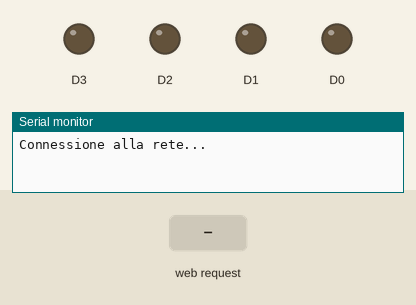
Recording of a sketch running on a simulated ESP8266 (NodeMCU). Parts: output pins drawn as LEDs (lit = HIGH), the last lines printed to the serial monitor. The inputs (shaded band) are chosen by the test bench. WiFi joins after 1.5 s; servers stay silent unless stated.

Above: at 2.2 s.
2.3 s: HTTP request GET /?led1=on received
At 3.3 s:
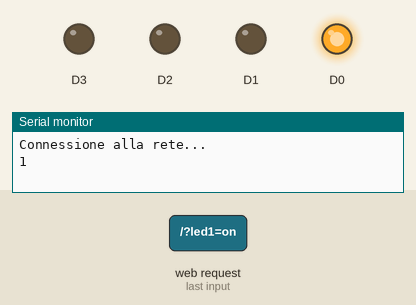
3.8 s: HTTP request GET /?led2=on received
At 4.5 s:
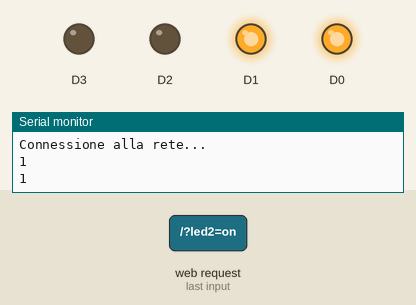
5.3 s: HTTP request GET /?led1=off received
At 5.6 s:
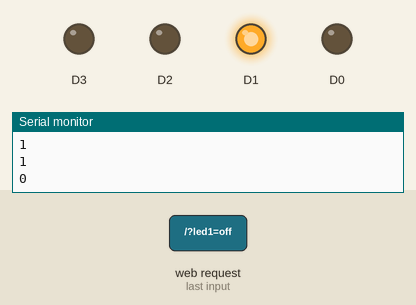
6.8 s: HTTP request GET /?led3=on received
At 8.0 s:
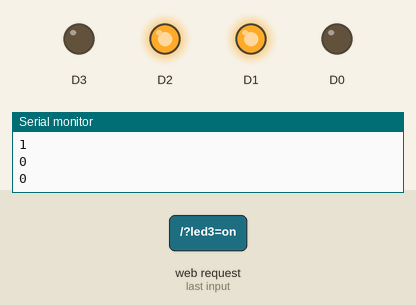
8.3 s: HTTP request GET /?led2=off received
At 9.1 s:
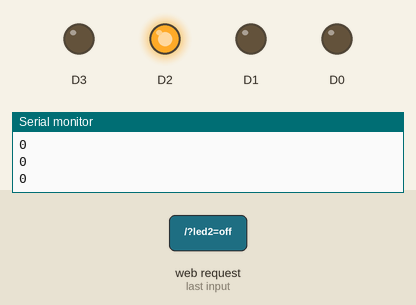
9.8 s: HTTP request GET /?led3=off received
At 10.2 s:
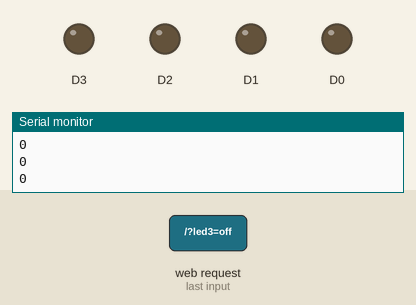
Timing chart, 0 to 12.3 s (numbered marks = the images above; inputs shaded):
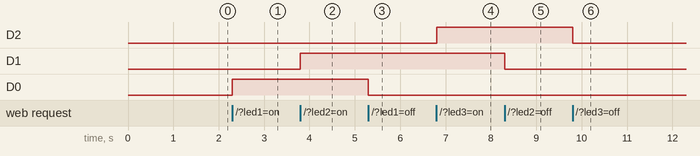

The sketch:

OPTA_server_web.ino
```cpp
#include <Ethernet.h>

byte mac[] = {
  0xDE, 0xAD, 0xBE, 0xEF, 0xFE, 0xED };
IPAddress ip(192,168,1,150);
EthernetServer server(80);   // Porta TCP in ascolto (modificabile)
int n;
char c;
String comando;

void setup() {
  pinMode(D0,OUTPUT);
  pinMode(D1,OUTPUT);
  pinMode(D2,OUTPUT);
  pinMode(D3,OUTPUT);

  Serial.begin(9600);
  Serial.println("Connessione alla rete...");
  Ethernet.begin(mac, ip);
  delay(1000);
  server.begin();
}

void loop() {
  // listen for incoming clients
  EthernetClient client = server.available();
  if (client) {
    bool currentLineIsBlank = true;
    while (client.connected()) {
      if (client.available()) {
        // recupera parametri get/post dal body della request
        comando="";
        for(n=1;n<=30;n++) {
          c=client.read();
          comando=comando+c;
        }
        // send a standard http response header
        client.println("HTTP/1.1 200 OK");
        client.println("Content-Type: text/html");
        client.println("Connection: close");  // the connection will be closed after completion of the response
        client.println();
        client.println("<!DOCTYPE HTML>");
        client.println("<html><body>");
        // output the value of each analog input pin
        client.println("<h2>CONTROL LED 1 - 2 - 3 - 4</h2>");

        // verifica la presenza ed elabora i parametri get/post
        if(comando.indexOf("led1=on")>=0) {
          digitalWrite(D0,HIGH);
        }
        if(comando.indexOf("led1=off")>=0) {
          digitalWrite(D0,LOW);
        }

        if(comando.indexOf("led2=on")>=0) {
          digitalWrite(D1,HIGH);
        }
        if(comando.indexOf("led2=off")>=0) {
          digitalWrite(D1,LOW);
        }

        if(comando.indexOf("led3=on")>=0) {
          digitalWrite(D2,HIGH);
        }
        if(comando.indexOf("led3=off")>=0) {
          digitalWrite(D2,LOW);
        }

        if(comando.indexOf("led4=on")>=0) {
          digitalWrite(D3,HIGH);
        }
        if(comando.indexOf("led4=off")>=0) {
          digitalWrite(D3,LOW);
        }
        // fine verifica

        // stampa valore aggiornato pin
        int legge1,legge2,legge3,legge4;
        legge1=digitalRead(D0);
        Serial.println(legge1);
        client.println("Led1 = "+String(legge1));
        client.println("<br>");
        legge2=digitalRead(D1);
        client.println("Led2 = "+String(legge2));
        client.println("<br>");
        legge3=digitalRead(D2);
        client.println("Led3 = "+String(legge3));
        client.println("<br>");
        legge4=digitalRead(D3);
        client.println("Led4 = "+String(legge4));
        client.println("<br>");
        client.println("<br>");
        // fine stampa

        // inizio form
        client.println("<form action=\"led1=on\" metdoh=\"post\">");
        client.println("<input type=\"submit\" value=\"LED 1 ON\">");
        client.println("</form> ");
        client.println("<form action=\"led1=off\" metdoh=\"post\">");
        client.println("<input type=\"submit\" value=\"LED 1 OFF\">");
        client.println("</form><br>");

        client.println("<form action=\"led2=on\" metdoh=\"get\">");
        client.println("<input type=\"submit\" value=\"LED 2 ON\">");
        client.println("</form> ");
        client.println("<form action=\"led2=off\" metdoh=\"get\">");
        client.println("<input type=\"submit\" value=\"LED 2 OFF\">");
        client.println("</form><br>");

        client.println("<form action=\"led3=on\" metdoh=\"get\">");
        client.println("<input type=\"submit\" value=\"LED 3 ON\">");
        client.println("</form> ");
        client.println("<form action=\"led3=off\" metdoh=\"get\">");
        client.println("<input type=\"submit\" value=\"LED 3 OFF\">");
        client.println("</form><br>");

        client.println("<form action=\"led4=on\" metdoh=\"get\">");
        client.println("<input type=\"submit\" value=\"LED 4 ON\">");
        client.println("</form> ");
        client.println("<form action=\"led4=off\" metdoh=\"get\">");
        client.println("<input type=\"submit\" value=\"LED 4 OFF\">");
        client.println("</form><br>");
        // fine form

        client.println("</body></html>");
        break;
      }

    }
    delay(1);
    client.stop();
  }
}
```

Measured:
- after the input at 2.3 s, D0: LOW → HIGH at once
- after the input at 3.8 s, D1: LOW → HIGH at once
- after the input at 5.3 s, D0: HIGH → LOW at once
- after the input at 6.8 s, D2: LOW → HIGH at once
- after the input at 8.3 s, D1: HIGH → LOW at once
- after the input at 9.8 s, D2: HIGH → LOW at once
